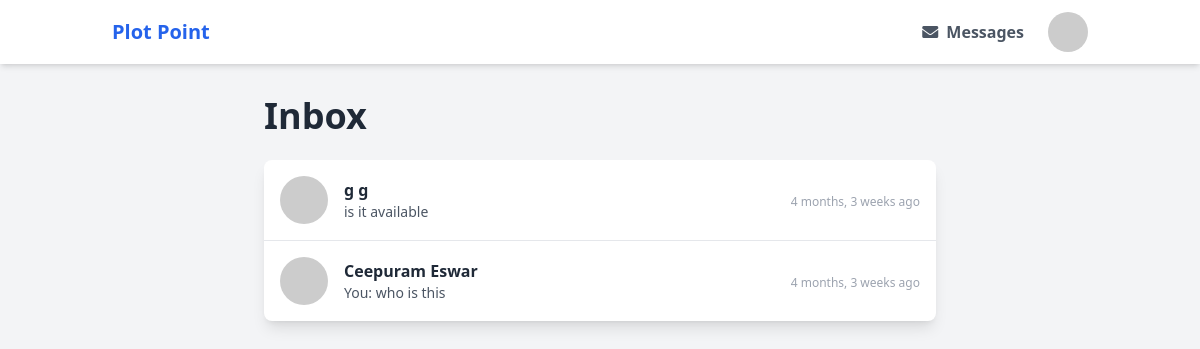
Screenshot of /inbox/ (signed in) with the database file from the repository.
### listings/models.py (models this page shows, shortened)
class MessageModel(models.Model):
    sender = models.ForeignKey(User, related_name="sent_messages", on_delete=models.CASCADE)
    recipient = models.ForeignKey(User, related_name="received_messages", on_delete=models.CASCADE)
    property = models.ForeignKey(Property, on_delete=models.CASCADE, null=True, blank=True)
    body = models.TextField()
    timestamp = models.DateTimeField(auto_now_add=True)
    is_read = models.BooleanField(default=False)
    parent_message = models.ForeignKey('self', null=True, blank=True, related_name='replies', on_delete=models.CASCADE)
    class Meta:
        ordering = ['timestamp']  # Show oldest messages first in a thread

### listings/views.py (the view)
# urls.py: path('inbox/', views.inbox_view, name='inbox'),
@login_required
def inbox_view(request):
    user = request.user
    latest_message_subquery = MessageModel.objects.filter(
        Q(sender=OuterRef('other_user'), recipient=user) |
        Q(sender=user, recipient=OuterRef('other_user'))
    ).order_by('-timestamp').values('pk')[:1] # Get the PK of the latest one
    conversations = MessageModel.objects.filter(
        Q(sender=user) | Q(recipient=user)
    ).annotate(
        other_user=Case(
            When(sender=user, then=F('recipient')),
            default=F('sender')
        )
    ).values('other_user').distinct().annotate(
        latest_message_pk=Subquery(latest_message_subquery)
    )
    latest_messages = MessageModel.objects.filter(
        pk__in=[c['latest_message_pk'] for c in conversations]
    ).order_by('-timestamp')
    context = {
        'conversations': latest_messages
    }
    return render(request, 'listings/inbox.html', context)

### listings/templates/listings/inbox.html
{% extends 'base_seller.html' %}
{% load humanize %}
{% block content %}
<div class="container mx-auto px-4 py-8">
    <div class="max-w-2xl mx-auto">
        <h1 class="text-4xl font-bold text-gray-800 mb-6">Inbox</h1>
        <div class="bg-white rounded-lg shadow-lg">
            <ul class="divide-y divide-gray-200">
                {% for convo in conversations %}
                    {% if convo.sender == request.user %}
                        {% with other_user=convo.recipient %}
                            <a href="{% url 'listings:conversation-detail' other_user.id %}" class="block hover:bg-gray-50">
                                <li class="p-4 flex items-center justify-between">
                                    <div class="flex items-center">
                                        <img class="h-12 w-12 rounded-full object-cover mr-4" src="https://placehold.co/100x100/E2E8F0/4A5568?text={{ other_user.first_name.0|upper }}" alt="">
                                        <div>
                                            <p class="font-semibold text-gray-800">{{ other_user.first_name}} {{other_user.last_name }}</p>
                                            <p class="text-sm text-gray-600 truncate">You: {{ convo.body }}</p>
                                        </div>
                                    </div>
                                    <div class="text-right">
                                        <span class="text-xs text-gray-400">{{ convo.timestamp|naturaltime }}</span>
                                    </div>
                                </li>
                            </a>
                        {% endwith %}
                    {% else %}
                        {% with other_user=convo.sender %}
                             <a href="{% url 'listings:conversation-detail' other_user.id %}" class="block hover:bg-gray-50">
                                <li class="p-4 flex items-center justify-between">
                                    <div class="flex items-center">
                                        <img class="h-12 w-12 rounded-full object-cover mr-4" src="https://placehold.co/100x100/E2E8F0/4A5568?text={{ other_user.username.0|upper }}" alt="">
                                        <div>
                                            <p class="font-semibold text-gray-800">{{ other_user.first_name}} {{other_user.last_name}}</p>
                                            <p class="text-sm text-gray-600 truncate">{{ convo.body }}</p>
                                        </div>
                                    </div>
                                    <div class="text-right">
                                        <span class="text-xs text-gray-400">{{ convo.timestamp|naturaltime }}</span>
                                    </div>
                                </li>
                            </a>
                        {% endwith %}
                    {% endif %}
                {% empty %}
                <li class="p-8 text-center">
                    <p class="text-gray-500">You have no conversations.</p>
                </li>
                {% endfor %}
            </ul>
        </div>
    </div>
</div>
{% endblock %}

### rows the page displays
MessageModel: sender.first_name "g", sender.last_name "g", body "is it available", timestamp "4 months, 3 weeks ago"
MessageModel: recipient.first_name "Ceepuram", recipient.last_name "Eswar", body "who is this", timestamp "4 months, 3 weeks ago"
